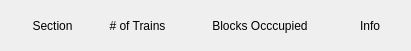
   <widget class="QWidget" name="horizontalLayoutWidget_3">
    <property name="geometry">
     <rect>
      <x>440</x>
      <y>60</y>
      <width>411</width>
      <height>51</height>
     </rect>
    </property>
    <layout class="QHBoxLayout" name="RedLineHeadersLayout_2">
     <item>
      <widget class="QLabel" name="GreenSection">
       <property name="sizePolicy">
        <sizepolicy hsizetype="Fixed" vsizetype="Preferred">
         <horstretch>0</horstretch>
         <verstretch>0</verstretch>
        </sizepolicy>
       </property>
       <property name="minimumSize">
        <size>
         <width>75</width>
         <height>0</height>
        </size>
       </property>
       <property name="text">
        <string>Section</string>
       </property>
       <property name="alignment">
        <set>Qt::AlignCenter</set>
       </property>
      </widget>
     </item>
     <item>
      <widget class="QLabel" name="GreenTrainCount">
       <property name="sizePolicy">
        <sizepolicy hsizetype="Fixed" vsizetype="Preferred">
         <horstretch>0</horstretch>
         <verstretch>0</verstretch>
        </sizepolicy>
       </property>
       <property name="minimumSize">
        <size>
         <width>75</width>
         <height>0</height>
        </size>
       </property>
       <property name="text">
        <string># of Trains</string>
       </property>
       <property name="alignment">
        <set>Qt::AlignCenter</set>
       </property>
      </widget>
     </item>
     <item>
      <widget class="QLabel" name="GreenOcc">
       <property name="sizePolicy">
        <sizepolicy hsizetype="Fixed" vsizetype="Preferred">
         <horstretch>0</horstretch>
         <verstretch>0</verstretch>
        </sizepolicy>
       </property>
       <property name="minimumSize">
        <size>
         <width>150</width>
         <height>0</height>
        </size>
       </property>
       <property name="text">
        <string>Blocks Occcupied</string>
       </property>
       <property name="alignment">
        <set>Qt::AlignCenter</set>
       </property>
      </widget>
     </item>
     <item>
      <widget class="QLabel" name="GreenInfo">
       <property name="sizePolicy">
        <sizepolicy hsizetype="Fixed" vsizetype="Preferred">
         <horstretch>0</horstretch>
         <verstretch>0</verstretch>
        </sizepolicy>
       </property>
       <property name="minimumSize">
        <size>
         <width>50</width>
         <height>0</height>
        </size>
       </property>
       <property name="text">
        <string>Info</string>
       </property>
       <property name="alignment">
        <set>Qt::AlignCenter</set>
       </property>
      </widget>
     </item>
    </layout>
   </widget>
